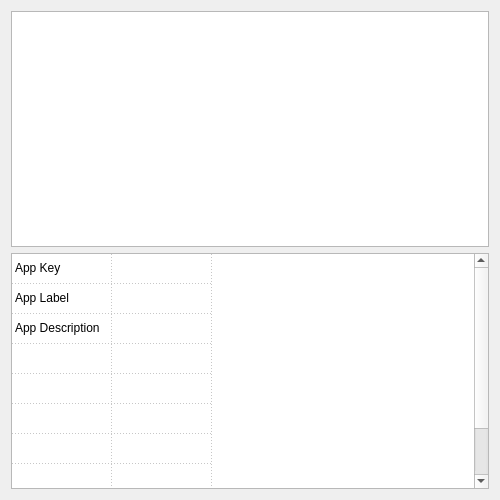
<?xml version="1.0" encoding="UTF-8"?>
<ui version="4.0">
 <class>SchemaInfoForm</class>
 <widget class="QWidget" name="SchemaInfoForm">
  <property name="geometry">
   <rect>
    <x>0</x>
    <y>0</y>
    <width>500</width>
    <height>500</height>
   </rect>
  </property>
  <property name="windowTitle">
   <string>Schema Info</string>
  </property>
  <layout class="QGridLayout" name="gridLayout_2">
   <item row="0" column="0">
    <widget class="QTextBrowser" name="schemaJsonBrowser"/>
   </item>
   <item row="1" column="0">
    <widget class="QTableWidget" name="infoTable">
     <property name="selectionMode">
      <enum>QAbstractItemView::NoSelection</enum>
     </property>
     <property name="gridStyle">
      <enum>Qt::DotLine</enum>
     </property>
     <property name="rowCount">
      <number>9</number>
     </property>
     <property name="columnCount">
      <number>2</number>
     </property>
     <attribute name="horizontalHeaderVisible">
      <bool>false</bool>
     </attribute>
     <attribute name="verticalHeaderVisible">
      <bool>false</bool>
     </attribute>
     <row>
      <property name="text">
       <string>App Key</string>
      </property>
     </row>
     <row>
      <property name="text">
       <string>App Label</string>
      </property>
     </row>
     <row>
      <property name="text">
       <string>App Description</string>
      </property>
     </row>
     <row/>
     <row/>
     <row/>
     <row/>
     <row/>
     <row/>
     <column>
      <property name="text">
       <string>Label</string>
      </property>
      <property name="textAlignment">
       <set>AlignTrailing|AlignVCenter</set>
      </property>
     </column>
     <column>
      <property name="text">
       <string>Value</string>
      </property>
     </column>
     <item row="0" column="0">
      <property name="text">
       <string>App Key</string>
      </property>
     </item>
     <item row="1" column="0">
      <property name="text">
       <string>App Label</string>
      </property>
     </item>
     <item row="2" column="0">
      <property name="text">
       <string>App Description</string>
      </property>
     </item>
    </widget>
   </item>
  </layout>
 </widget>
 <resources/>
 <connections/>
</ui>
